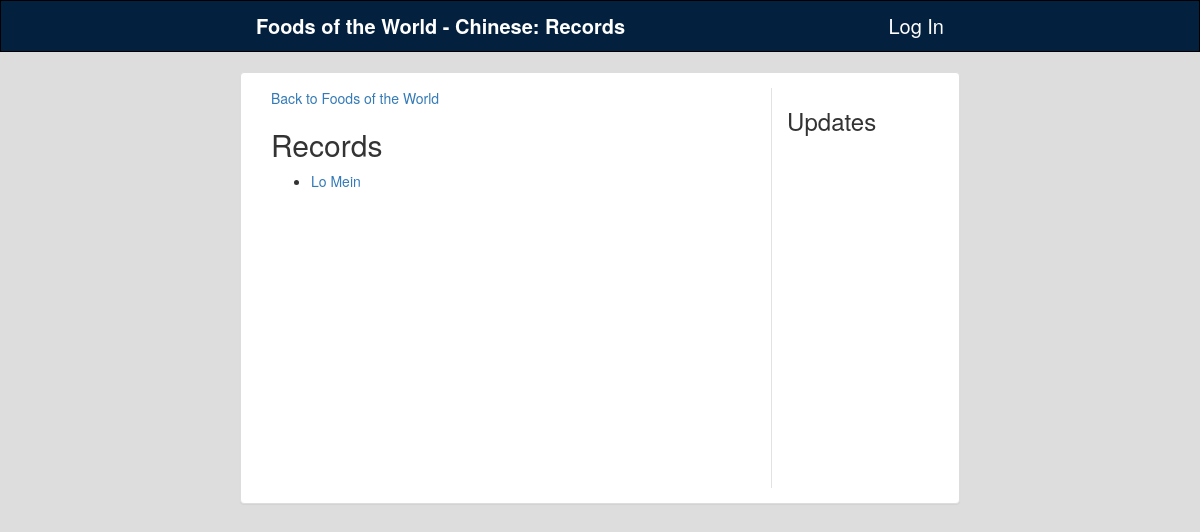
The page /catalog/1/category/1/record/ on the database its author committed.
### database_setup.py (models this page shows, shortened)
class Catalog(Base):
    __tablename__ = 'catalog'
    id = Column(Integer, primary_key=True)
    name = Column(String(250), nullable=False)
    user_id = Column(Integer, ForeignKey('user.id'))
    user = relationship(User)

class Category(Base):
    __tablename__ = 'category'
    id = Column(Integer, primary_key=True)
    name = Column(String(250), nullable=False)
    catalog_id = Column(Integer, ForeignKey('catalog.id'))
    catalog = relationship(Catalog)

class Record(Base):
    __tablename__ = 'record'
    id = Column(Integer, primary_key=True)
    name = Column(String(250), nullable=False)
    record_template_id = Column(Integer, ForeignKey('record_template.id'))
    category_id = Column(Integer, ForeignKey('category.id'))
    record_template = relationship(RecordTemplate)
    category = relationship(Category)

### catalogit.py (the view)
@app.route('/catalog/<int:catalog_id>/category/<int:category_id>/record/')
def viewRecords(catalog_id, category_id):
    catalog = getCatalog(catalog_id)
    category = getCategory(category_id)
    records = getRecordsByCategoryId(category_id)
    return render_template('viewRecords.html',
                           catalog=catalog,
                           category=category,
                           records=records,
                           current_user=login_session.get('user_id'))

### catalogit.py (called while the page is built)
def getCatalog(catalog_id):
    return session.query(Catalog).filter_by(id=catalog_id).one()

def getCategory(category_id):
    return session.query(Category).filter_by(id=category_id).one()

def getRecordsByCategoryId(category_id):
    return session.query(Record).filter_by(category_id=category_id).all()

### templates/viewRecords.html (shortened to what this page needs)
{% extends "base.html" %}
{% block header %} {{catalog.name}} - {{category.name}}: Records {% endblock %}
{% block content %}
<div>
	<a href={{ url_for('viewCategories', catalog_id=catalog.id) }}> Back to {{catalog.name}} </a>
</div>
<div>
	{% if records %}
		<h2>Records</h2>
		<ul>
			{% for record in records %}
				<li class="mdl-list">
					<a href={{ url_for('showRecord', catalog_id=catalog.id, category_id=category.id, record_id=record.id) }}> {{ record.name }} </a>
				</li>
			{% endfor %}
		</ul>
	{% endif %}
</div>
{% endblock %}

### static/base.css (style rules this page uses)
body { background-color: #DDDDDD; }

### rows shown on the page
Catalog: name "Foods of the World"
Category: name "Chinese"
Record: name "Lo Mein"
